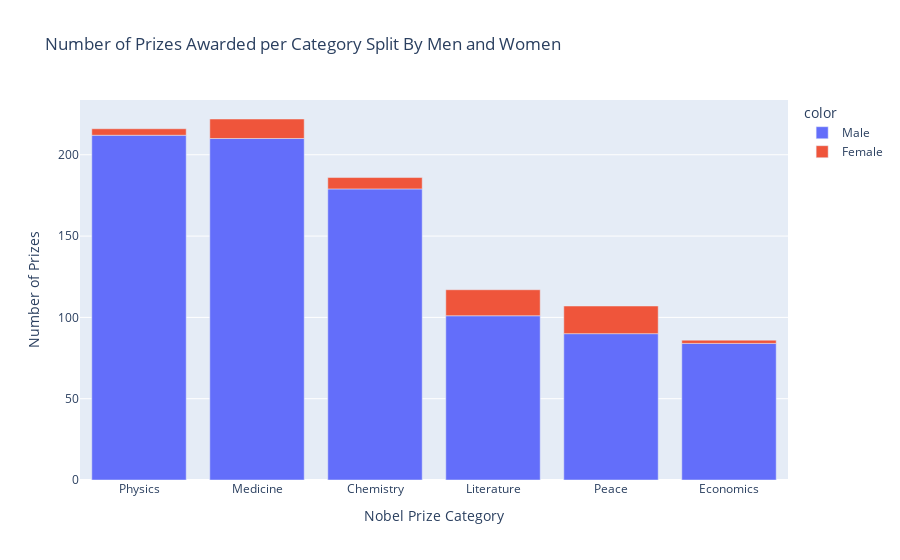

The cell this chart's notebook holds for it:
### Code cell
bar_diff = px.bar(x=category_men_women.category, y=category_men_women.prize, 
                  color=category_men_women.sex, title="Number of Prizes Awarded per Category Split By Men and Women")
bar_diff.update_layout(xaxis_title="Nobel Prize Category", yaxis_title="Number of Prizes")
bar_diff.show()

### Figure 1 — Plotly figure (JSON) as saved in the notebook; plotly's stock layout.template omitted (floating-point values rounded to 4 significant figures)
{"data": [{"alignmentgroup": "True", "hovertemplate": "color=Male<br>x=%{x}<br>y=%{y}<extra></extra>", "legendgroup": "Male", "marker": {"color": "#636efa", "pattern": {"shape": ""}}, "name": "Male", "offsetgroup": "Male", "orientation": "v", "showlegend": true, "textposition": "auto", "type": "bar", "x": ["Physics", "Medicine", "Chemistry", "Literature", "Peace", "Economics"], "xaxis": "x", "y": [212, 210, 179, 101, 90, 84], "yaxis": "y"}, {"alignmentgroup": "True", "hovertemplate": "color=Female<br>x=%{x}<br>y=%{y}<extra></extra>", "legendgroup": "Female", "marker": {"color": "#EF553B", "pattern": {"shape": ""}}, "name": "Female", "offsetgroup": "Female", "orientation": "v", "showlegend": true, "textposition": "auto", "type": "bar", "x": ["Peace", "Literature", "Medicine", "Chemistry", "Physics", "Economics"], "xaxis": "x", "y": [17, 16, 12, 7, 4, 2], "yaxis": "y"}], "layout": {"barmode": "relative", "legend": {"title": {"text": "color"}, "tracegroupgap": 0}, "title": {"text": "Number of Prizes Awarded per Category Split By Men and Women"}, "xaxis": {"anchor": "y", "domain": [0, 1], "title": {"text": "Nobel Prize Category"}}, "yaxis": {"anchor": "x", "domain": [0, 1], "title": {"text": "Number of Prizes"}}}}
